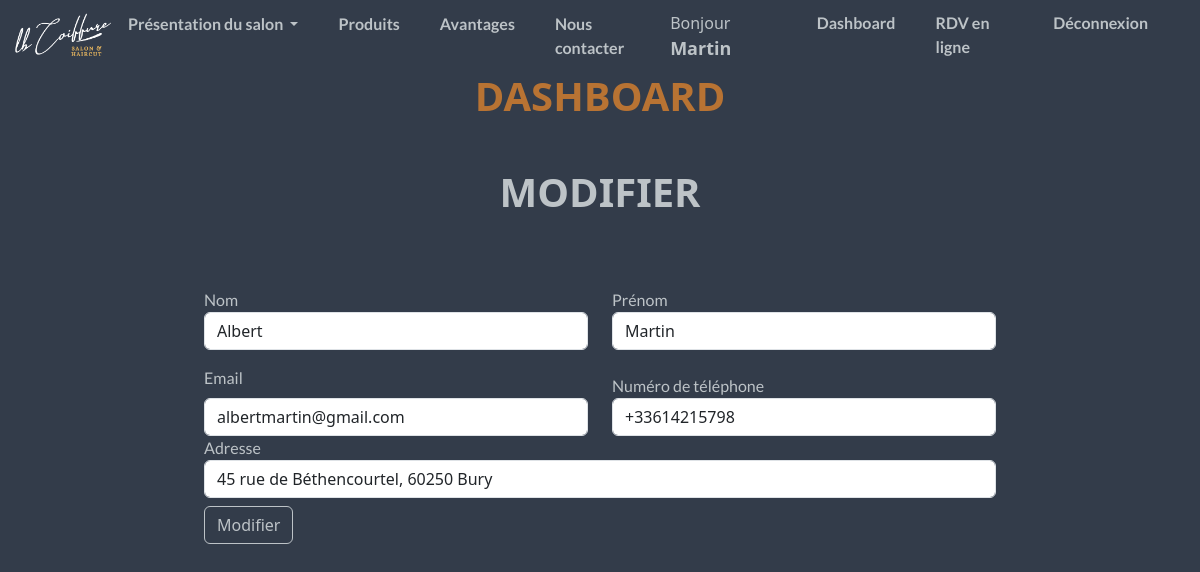
Screenshot of /controllers/dashboard/users/update-ctrl.php?id=14 (signed in) with the database file from the repository.
### tables this page shows
CREATE TABLE `users` (
  `id_user` int NOT NULL,
  `lastname` varchar(50) NOT NULL,
  `firstname` varchar(50) NOT NULL,
  `password` varchar(255) NOT NULL,
  `email` varchar(100) DEFAULT NULL,
  `phonenumber` varchar(20) NOT NULL,
  `address` varchar(255) DEFAULT NULL,
  `is_admin` tinyint(1) NOT NULL,
  `created_at` datetime DEFAULT CURRENT_TIMESTAMP,
  `updated_at` datetime DEFAULT CURRENT_TIMESTAMP,
  `archived_at` datetime DEFAULT NULL
);

### controllers/dashboard/users/update-ctrl.php (called while the page is built, shortened)
<?php
require_once __DIR__ . '/../../../models/Client.php';
$id_user = intval(filter_input(INPUT_GET, 'id', FILTER_SANITIZE_NUMBER_INT));
$user = Client::get($id_user);
include __DIR__ . '/../../../views/templates/header_dashboard.php';
include __DIR__ . '/../../../views/dashboard/users/update.php';
include __DIR__ . '/../../../views/templates/footer_dashboard.php';

### models/Client.php (called while the page is built, shortened)
<?php
class Client
{
    public static function get(?int $id): object|false
    {
        $pdo = Database::connect();
        $sql = 'SELECT * FROM `users` WHERE `id_user`=:id_user;';
        $sth = $pdo->prepare($sql);
        $sth->bindValue(':id_user', $id, PDO::PARAM_INT);
        $sth->execute();
        $result = $sth->fetch(PDO::FETCH_OBJ);
        return $result;
    }
}

### views/dashboard/users/update.php (the view, shortened to what this page needs)
<h1 class="font-title text-center fw-bold mt-5">MODIFIER</h1>
        <div class="row pt-3 mb-5">
            <div class="col-lg-8 offset-lg-2 col-12 pt-5">
                <form method="POST" id="formUser">
                    <div class="form-group">
                        <div class="row">
                            <div class="col-md-6">
                                <label for="lastname" class="regular">Nom</label>
                                <input id="lastname" class="form-control" type="text" name="lastname" value="<?= $user->lastname  ?? '';  ?>" placeholder="Entrer votre nom">
                            </div>
                            <div class="col-md-6">
                                <div class="mb-3">
                                    <label for="firstname" class="form-label regular mb-0">Prénom</label>
                                    <input type="text" class="form-control border" id="firstname" name="firstname" value="<?= $user->firstname  ?? '';  ?>" placeholder="Entrer votre prénom">
                                </div>
                            </div>
                        </div>
                    </div>
                    <div class="form-group">
                        <div class="row">
                            <div class="col-md-6">
                                <label for="email" class="form-label regular">Email</label>
                                <input type="email" class="form-control border" id="email" name="email" value="<?= $user->email ?? ''; ?>" aria-describedby="emailHelp" placeholder="Entrer votre adresse email">
                            </div>
                            <div class="col-md-6">
                                <label for="phonenumber" class="regular mt-2">Numéro de téléphone</label>
                                <input id="phonenumber" class="form-control" type="text" name="phonenumber" value="<?= $user->phonenumber ?? ''; ?>" placeholder="Entrer votre numéro de téléphone">
                            </div>
                        </div>
                    </div>
                    <div class="form-group">
                        <div class="row">
                            <div class="col-12">
                                <label for="address" class="regular">Adresse</label>
                                <input id="address" class="form-control" type="text" name="address" value="<?= $user->address ?? ''; ?>" placeholder="Entrer votre adresse">
                            </div>
                        </div>
                    </div>
                    <div class="mt-2">
                        <button class="btn btn-form">Modifier</button>
                    </div>
                </form>
            </div>
        </div>

### public/assets/css/style.css (style rules this page uses)
body { background-color: #333C4A; margin: 0px; padding: 0px; }
.font-title { color: #BDC3C7; }
.regular { font-family: Lato; color: #BDC3C7; }
::placeholder { font-size: 80%; }
.btn-form { background: #333C4A; color: #BDC3C7; border: 1px solid; }

### rows the page displays
users: lastname "Albert", firstname "Martin", email "albertmartin@gmail.com", phonenumber "+33614215798", address "45 rue de Béthencourtel, 60250 Bury"

### other values shown
$_SESSION['firstname'] "Martin"
